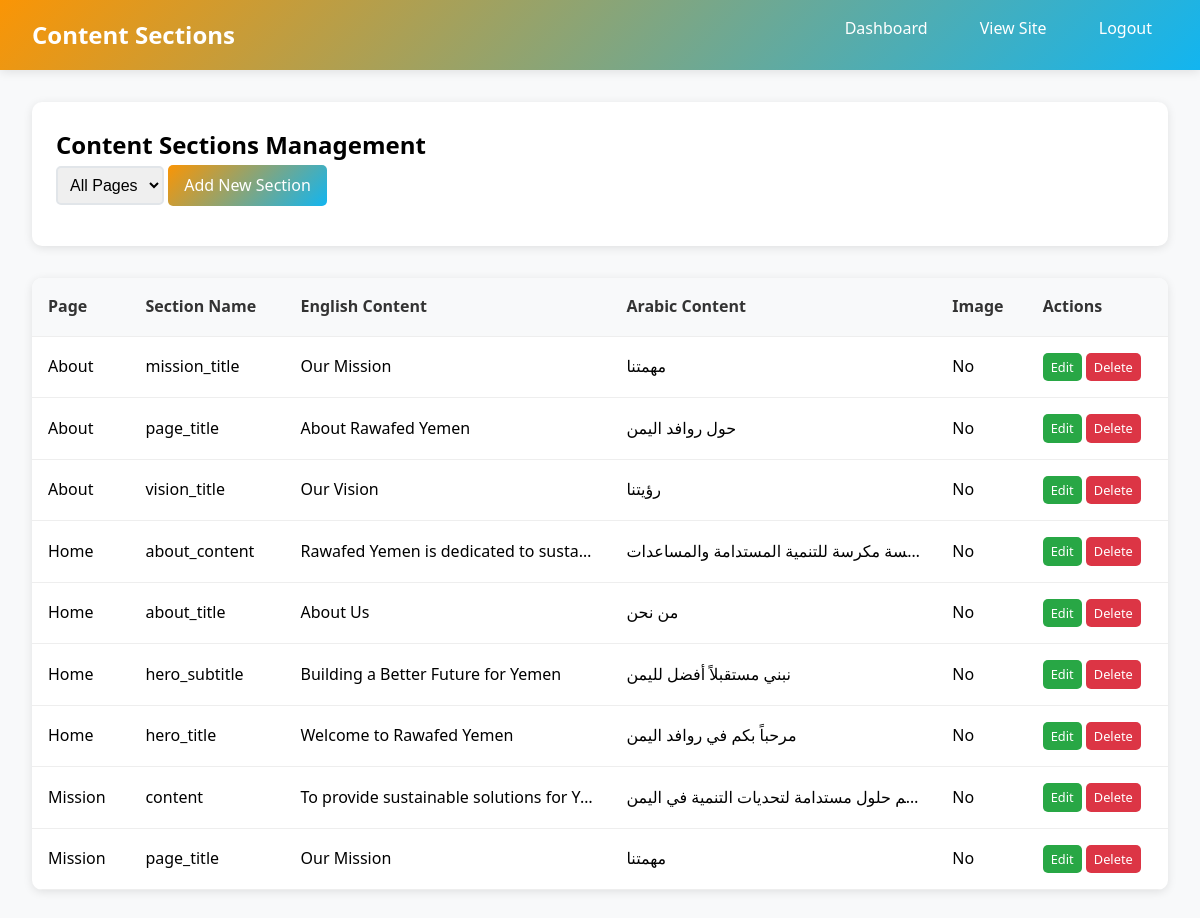
Screenshot of /admin/sections.php (signed in) with the database file from the repository.
### tables this page shows
CREATE TABLE `sections` (
  `id` int(11) NOT NULL AUTO_INCREMENT,
  `page` varchar(50) NOT NULL,
  `section_name` varchar(50) NOT NULL,
  `content_en` text,
  `content_ar` text,
  `image` varchar(255) DEFAULT NULL,
  `created_at` timestamp DEFAULT CURRENT_TIMESTAMP,
  `updated_at` timestamp DEFAULT CURRENT_TIMESTAMP ON UPDATE CURRENT_TIMESTAMP,
  PRIMARY KEY (`id`),
  UNIQUE KEY `page_section` (`page`, `section_name`)
);

### includes/db.php (called while the page is built, shortened)
<?php
function executeQuery($pdo, $sql, $params = []) {
    try {
        $stmt = $pdo->prepare($sql);
        $stmt->execute($params);
        return $stmt;
    } catch (PDOException $e) {
        error_log("Database query error: " . $e->getMessage());
        return false;
    }
}
function getMultipleRecords($pdo, $sql, $params = []) {
    $stmt = executeQuery($pdo, $sql, $params);
    return $stmt ? $stmt->fetchAll() : false;
}
?>

### includes/functions.php (called while the page is built, shortened)
<?php
function truncateText($text, $length = 150) {
    if (strlen($text) <= $length) {
        return $text;
    }
    return substr($text, 0, $length) . '...';
}
?>

### admin/sections.php (the view, shortened to what this page needs)
<?php
require_once '../includes/db.php';
require_once '../includes/functions.php';
$page = $_GET['page'] ?? '';
$sections = [];
if ($page) {
    $sections = getMultipleRecords($pdo, "SELECT * FROM sections WHERE page = ? ORDER BY section_name", [$page]);
} else {
    $sections = getMultipleRecords($pdo, "SELECT * FROM sections ORDER BY page, section_name");
}
?>
<!DOCTYPE html>
<html lang="en" dir="ltr">
<head>
</head>
<body>
    <header class="admin-header clearfix">
        <h1>Content Sections</h1>
        <nav class="admin-nav">
            <a href="index.php">Dashboard</a>
            <a href="../index.php" target="_blank">View Site</a>
            <a href="logout.php">Logout</a>
        </nav>
    </header>
    <div class="container">
        <div class="page-header">
            <h2>Content Sections Management</h2>
            <div class="page-filter">
                <form method="GET" style="display: inline;">
                    <select name="page" onchange="this.form.submit()">
                        <option value="">All Pages</option>
                    </select>
                </form>
                <a href="edit_section.php<?php echo $page ? '?page=' . urlencode($page) : ''; ?>" class="btn">Add New Section</a>
            </div>
        </div>
        <div class="sections-table">
            <?php if ($sections): ?>
                <table>
                    <thead>
                        <tr>
                            <th>Page</th>
                            <th>Section Name</th>
                            <th>English Content</th>
                            <th>Arabic Content</th>
                            <th>Image</th>
                            <th>Actions</th>
                        </tr>
                    </thead>
                    <tbody>
                        <?php foreach ($sections as $section): ?>
                            <tr>
                                <td><?php echo ucfirst(htmlspecialchars($section['page'])); ?></td>
                                <td><?php echo htmlspecialchars($section['section_name']); ?></td>
                                <td class="content-preview"><?php echo htmlspecialchars(truncateText($section['content_en'], 100)); ?></td>
                                <td class="content-preview"><?php echo htmlspecialchars(truncateText($section['content_ar'], 100)); ?></td>
                                <td><?php echo $section['image'] ? 'Yes' : 'No'; ?></td>
                                <td>
                                    <a href="edit_section.php?id=<?php echo $section['id']; ?>" class="btn btn-small btn-edit">Edit</a>
                                    <a href="delete_section.php?id=<?php echo $section['id']; ?>"
                                       class="btn btn-small btn-delete"
                                       onclick="return confirm('Are you sure you want to delete this section?')">Delete</a>
                                </td>
                            </tr>
                        <?php endforeach; ?>
                    </tbody>
                </table>
            <?php else: ?>
                <div class="no-data">
                    <p>No sections found. <a href="edit_section.php">Add the first section</a></p>
                </div>
            <?php endif; ?>
        </div>
    </div>
</body>
</html>

### admin/sections.php (style rules this page uses)
* { margin: 0; padding: 0; box-sizing: border-box; }
body { font-family: 'Segoe UI', Tahoma, Geneva, Verdana, sans-serif; background-color: #f8f9fa; line-height: 1.6; }
.admin-header { background: linear-gradient(135deg, #fa9505 0%, #12b5f0 100%); color: white; padding: 1rem 2rem; box-shadow: 0 2px 10px rgba(0,0,0,0.1); }
.admin-header h1 { font-size: 1.5rem; display: inline-block; }
.admin-nav { float: right; }
.admin-nav a { color: white; text-decoration: none; margin-left: 1rem; padding: 0.5rem 1rem; border-radius: 5px; transition: background-color 0.3s; }
.container { max-width: 1200px; margin: 2rem auto; padding: 0 2rem; }
.page-header { background: white; padding: 1.5rem; border-radius: 10px; box-shadow: 0 2px 10px rgba(0,0,0,0.1); margin-bottom: 2rem; }
.page-filter { margin-bottom: 1rem; }
.page-filter select { padding: 0.5rem; border: 2px solid #e1e5e9; border-radius: 5px; font-size: 1rem; }
.btn { padding: 0.5rem 1rem; background: linear-gradient(135deg, #fa9505 0%, #12b5f0 100%); color: white; border: none; border-radius: 5px; text-decoration: none; display: inline-block; cursor: pointer; transition: transform 0.2s; }
.btn-small { padding: 0.25rem 0.5rem; font-size: 0.8rem; }
.btn-edit { background: #28a745; }
.btn-delete { background: #dc3545; }
.sections-table { background: white; border-radius: 10px; box-shadow: 0 2px 10px rgba(0,0,0,0.1); overflow: hidden; }
table { width: 100%; border-collapse: collapse; }
th, td { padding: 1rem; text-align: left; border-bottom: 1px solid #eee; }
th { background-color: #f8f9fa; font-weight: 600; color: #333; }
.content-preview { max-width: 300px; overflow: hidden; text-overflow: ellipsis; white-space: nowrap; }
.clearfix::after { content: ""; display: table; clear: both; }

### rows the page displays
sections: page "About", section_name "mission_title", content_en "Our Mission", content_ar "مهمتنا", shows "No"
sections: page "About", section_name "page_title", content_en "About Rawafed Yemen", content_ar "حول روافد اليمن", shows "No"
sections: page "About", section_name "vision_title", content_en "Our Vision", content_ar "رؤيتنا", shows "No"
sections: page "Home", section_name "about_content", content_en "Rawafed Yemen is dedicated to susta…", shows "No"
sections: page "Home", section_name "about_title", content_en "About Us", content_ar "من نحن", shows "No"
sections: page "Home", section_name "hero_subtitle", content_en "Building a Better Future for Yemen", content_ar "نبني مستقبلاً أفضل لليمن", shows "No"
sections: page "Home", section_name "hero_title", content_en "Welcome to Rawafed Yemen", content_ar "مرحباً بكم في روافد اليمن", shows "No"
sections: page "Mission", section_name "content", content_en "To provide sustainable solutions for Y…", shows "No"
sections: page "Mission", section_name "page_title", content_en "Our Mission", content_ar "مهمتنا", shows "No"
